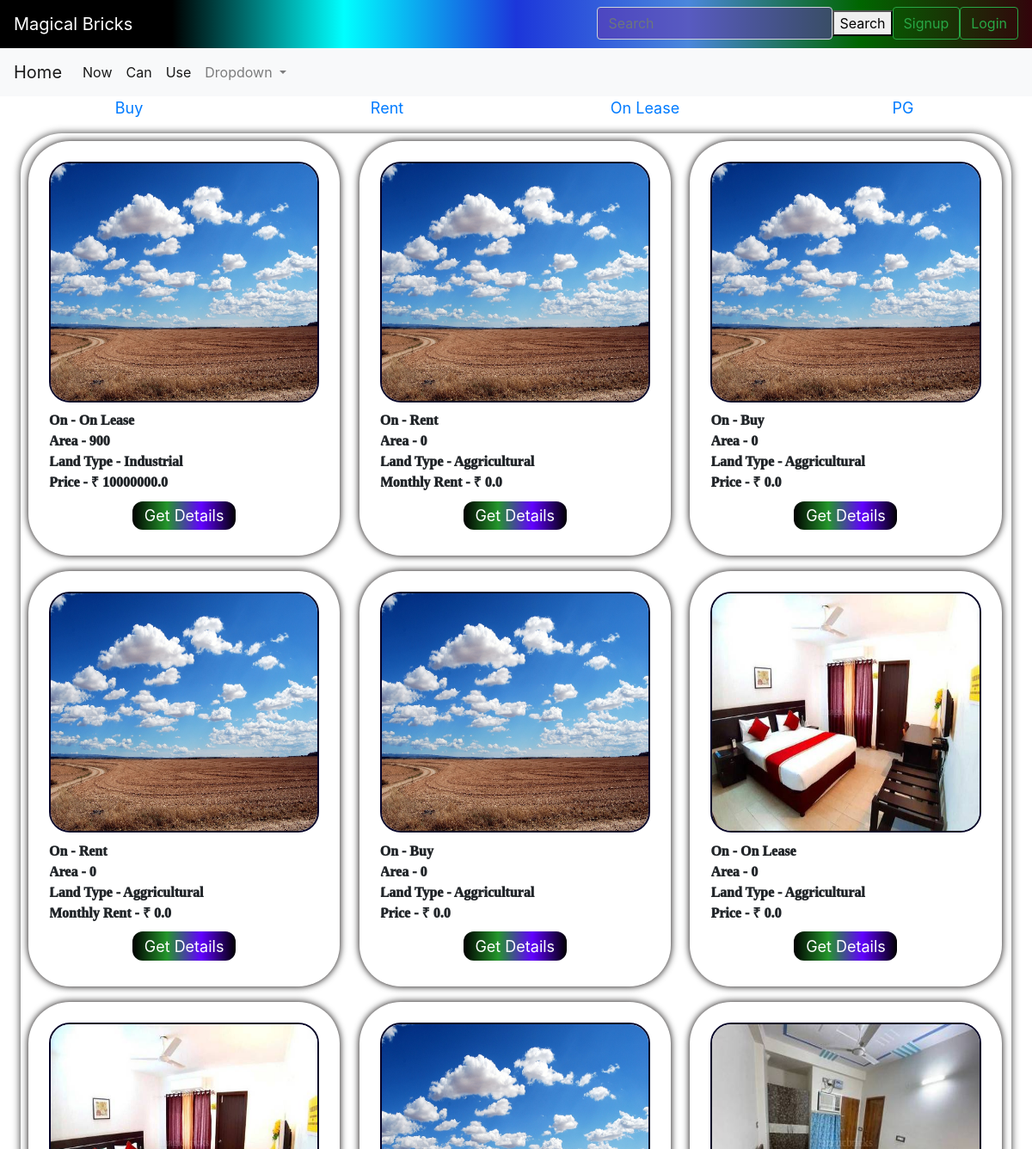
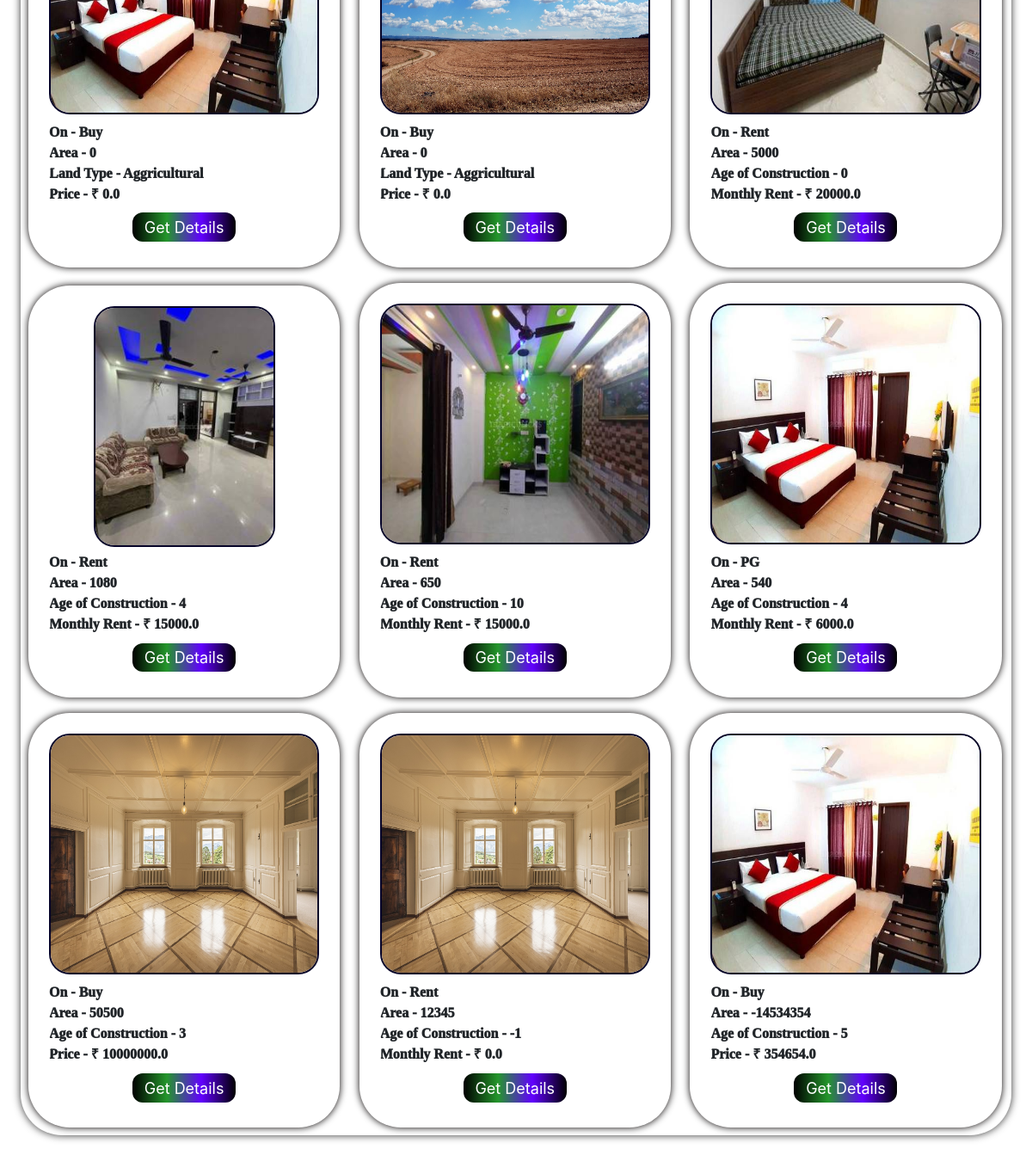
The app's page /, older data (2 pictures, top to bottom).
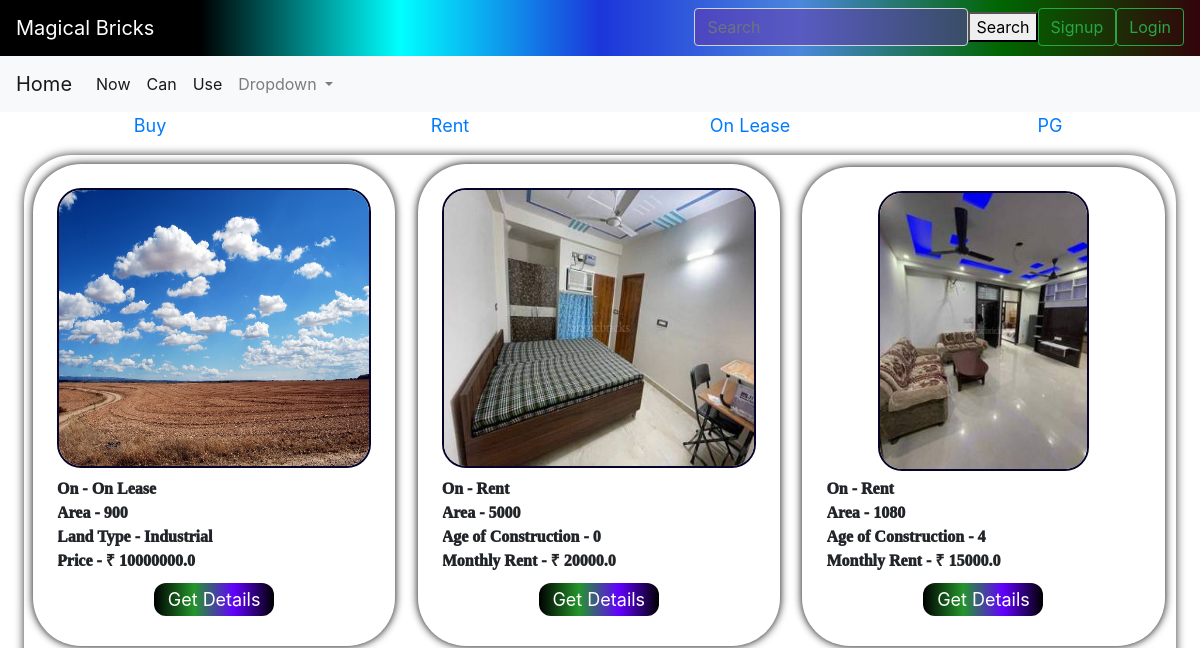
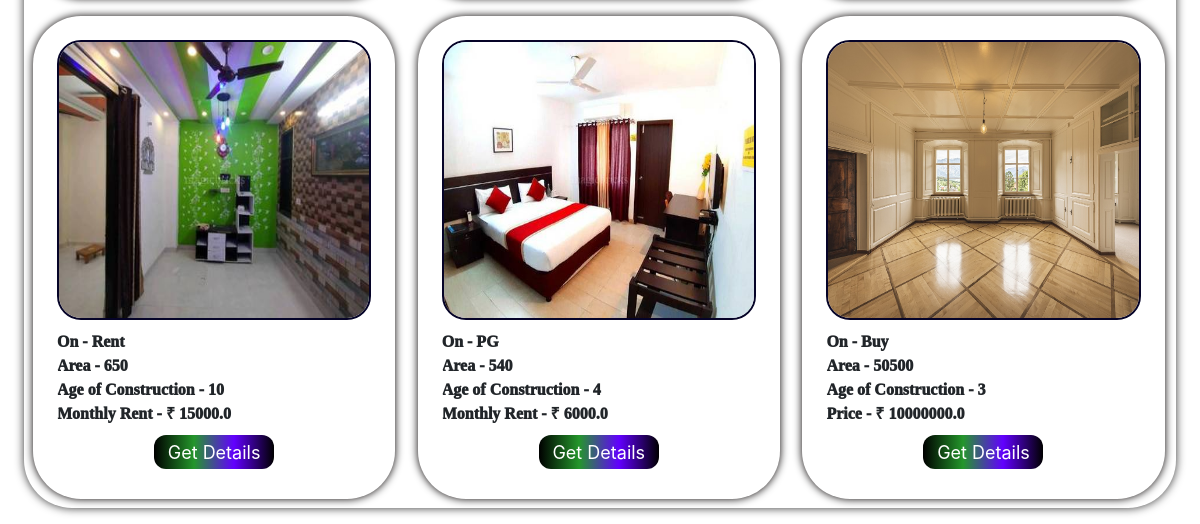
The same page, newer data (2 pictures, top to bottom).
### bricks/models.py (models this page shows, shortened)
class category(models.Model):
    cat=models.CharField(max_length=50)
    def __str__(self) :
        return self.cat

class land(models.Model):
    name=models.CharField(max_length=500,blank=False,null=True,default=None)
    cat=models.ForeignKey("category", null=True , on_delete=models.CASCADE, default=None)
    owner_phone=models.IntegerField(null=True, blank=False)
    owner_name=models.CharField(max_length=500,blank=False,null=True,default=None)
    owner_mail=models.EmailField(max_length=500,blank=False,null=True)
    area=models.IntegerField(default=0)
    land_type=models.CharField(choices=t_l, max_length=50, default= None, null=True)
    price=models.FloatField(default=0)
    p_type=models.CharField(max_length=10, default="Land")
    address=models.CharField(max_length=200, blank= False, default=None, null=False, unique=True)
    image=models.ImageField(upload_to='images/')

class built(models.Model):
    name=models.CharField(max_length=500,blank=False,null=True,default=None)
    owner_phone=models.IntegerField(null=True, blank=False)
    owner_name=models.CharField(max_length=500,blank=False,null=True,default=None)
    owner_mail=models.EmailField(max_length=500,blank=False,null=True)
    cat=models.ForeignKey("category", null=True , on_delete=models.CASCADE, default=None)
    area=models.IntegerField()
    floors=models.IntegerField()
    status=models.CharField(max_length=50,choices=st)
    faces=models.CharField(choices=direction, max_length=50, blank=False)
    p_type=models.CharField(max_length=10, default="Built")
    furnished_status=models.CharField(max_length=50,choices=state, blank=False, null=True)
    type_of_ownership=models.CharField(max_length=50,choices=too)
    price=models.FloatField(default=0,null=True)
    age=models.IntegerField()
    address=models.CharField(max_length=200, blank= False, default=None, null=True, unique=True)
    image=models.ImageField(upload_to='images/')

### bricks/views.py (the view, shortened to what this page needs)
# urls.py: 2. Add a URL to urlpatterns:  path('', views.home, name='home')
def home(request):
    y=category.objects.all()
    p=land.objects.all()
    q=built.objects.all()
    if request.method== 'GET':
        return render(request,'bricks/home.html',{'signup_form':UserForm(),"obj":p,"obj2":q,"y":y,"login_form":AuthenticationForm()})
    return render(request,'bricks/home.html',{'signup_form':UserForm(),"obj":p,"obj2":q,"y":y,"login_form":AuthenticationForm()})

### bricks/form.py
class UserForm(UserCreationForm):
    first_name = forms.CharField()
    last_name = forms.CharField()
    email = forms.EmailField()
    class Meta:
        model = User
        fields = ('first_name','last_name', 'username', 'email', 'password1' ,'password2' )

### bricks/templates/bricks/home.html (shortened to what this page needs)
<!DOCTYPE html>
<html lang="en">
<head>
  {% load static %}
  <link rel="stylesheet" href="{% static 'bricks/style_home.css' %}" />
</head>
<body>
    {% include "bricks/navbar.html" %}
  <div class="main">
    {% if y %} {% for x in y %}
    <a href="{% url 'properties' %}?category={{x.id}}" id="cat">
      <div class="heading">{{x.cat}}</div>
    </a>
    {% endfor %} {% endif %}
  </div>
  <div class="properties" >
    {% if obj %} {% for y in obj %}
    <div  class="property">
      <div class="imgs"><img  src="{{y.image.url}}" alt=""></div>
      <div class="info_items">On - {{y.cat}}</div>
      <div class="info_items">Area - {{y.area}}</div>
      <div class="info_items">Land Type - {{y.land_type}}</div>
      {% if y.cat.cat == "Rent" or y.cat.cat == "On_lease" %}
      <div class="info_items">Monthly Rent - &#8377 {{y.price}}</div>
      {% else %}
      <div class="info_items">Price - &#8377 {{y.price}}</div>
      {% endif %}
      <a href="{% url 'property_details' y.id %}?p_type={{y.p_type}}" id="details_button">
        <div id="details_button">
          Get Details
        </div>
      </a>
    </div>
    {% endfor %}
    {% endif %}
    {% if obj2 %}
    {% for y in obj2 %}
    <div  class="property">
      <div class="imgs"><img  src="{{y.image.url}}" alt=""></div>
      <div class="info_items">On - {{y.cat}}</div>
      <div class="info_items">Area - {{y.area}}</div>
      <div class="info_items">Age of Construction - {{y.age}}</div>
      {% if y.cat.cat == "Rent" or y.cat.cat == "PG" %}
      <div class="info_items">Monthly Rent - &#8377 {{y.price}}</div>
      {% else %}
      <div class="info_items">Price - &#8377 {{y.price}}</div>
      {% endif %}
      <a href="{% url 'property_details' y.id %}?p_type={{y.p_type}}" id="details_button">
        <div id="details_button">
          Get Details
        </div>
      </a>
    </div>
    {% endfor %}
    {% endif %}
  </div>
</body>
</html>

### bricks/templates/bricks/navbar.html (shortened to what this page needs)
<html>
<head>
  <link rel="stylesheet" href="https://maxcdn.bootstrapcdn.com/bootstrap/4.0.0-beta.2/css/bootstrap.min.css" />
</head>
<body>
  <nav class="navbar navbar-light justify-content-between" style="
  display:block;
        background: linear-gradient(
          90deg,
          #000,
          #000,#00ffff,
          #1c36da,
          #4b87dc,
          #006600,
          #32040b
        );
        animation: gradient 15s ease infinite;
      ">
    <a class="navbar-brand" style="color:white;">Magical Bricks</a>
    {%if user.is_authenticated%}
    <a class="btn btn-primary" type="submit" id="login" href='{%url 'logout_user' %}'
      style="width:fit-content; float:right;">logout</a>
    <p class="px-2 mt-2" style="width:fit-content; float:right; color:white;">Welcome {{user.email}}</p>
    {% else %}
    <button id="login" type="button" class="btn btn-outline-success right-align" data-toggle="modal"
      data-target="#login_div" style="float:inline-end;cursor: pointer;">
      Login
    </button>
    <button id="login" type="button" class="btn btn-outline-success right-align" data-toggle="modal"
      data-target="#signup_div" style="float:inline-end;cursor: pointer;">
      Signup
    </button>
    {% endif %}
    <form class="form-inline" id="search_form">
      <input class="form-control" type="search" placeholder="Search" aria-label="Search" style="
          color:white;
          background: rgba(103,48,167,0.5);
          " />
      <button class="button " class="btn btn-primary" type="submit" id="s_button">
        Search
      </button>
    </form>
  </nav>
  <nav class="navbar navbar-expand-lg navbar-light bg-light">
    <a class="navbar-brand" href="home">Home</a>
    <div class="collapse navbar-collapse" id="navbarSupportedContent" z-index: 0>
      <ul class="navbar-nav mr-auto">
        <li class="nav-item active">
          <a class="nav-link" href="built_details">Now<span class="sr-only">(current)</span></a>
        </li>
        <li class="nav-item active">
          <a class="nav-link" href="land_details">Can</a>
        </li>
        <li class="nav-item active">
          <a class="nav-link" href="#">Use</a>
        </li>
        <li class="nav-item dropdown">
          <a class="nav-link dropdown-toggle" href="#" id="navbarDropdown" role="button" data-toggle="dropdown"
            aria-haspopup="true" aria-expanded="false">
            Dropdown
          </a>
        </li>
      </ul>
    </div>
  </nav>
</body>
</html>

### bricks/static/bricks/style_home.css (style rules this page uses)
.main { display: flex; }
#cat { flex: 1; font-size: 1.5vw; background: linear-gradient(90deg); }
.heading { margin: auto; justify-content: center; text-align: center; }
.properties { border-color: black; border-width: 1vw; display: block; background-color: #fff; border-radius: 4vw; box-shadow: 0 0 10px rgba(0, 0, 0, 0.8); margin: 2vh 2vw; width: fit-content; max-width: auto; height: fit-content; }
.property { display: inline-block; justify-items: center; background-color: #fff; box-shadow: 0 0 0.75vw rgb(5, 0, 0); border-radius: 4vw; margin: 0.75vw; padding: 3vh 3vh; height: fit-content; width: 31.44%; }
.info_items { display: flex; border-radius: 2vw; overflow: hidden; height: fit-content; box-sizing: border-box; width: 100%; font-family: cursive; font-weight: 1000; }
.imgs { border: 0.2vw solid rgb(6, 4, 40); ; border-radius: 2vw; display: inline-flex; overflow: hidden; box-sizing: border-box; width: 100%; height: 35vh; margin-bottom: 3%; }
.imgs>img { width: 100%; object-fit: fill; }
#details_button { text-decoration: none; display: flex; margin: 3% auto; padding: auto; height: 2.5vw; text-align: center; justify-content: center; font-size: 1.5vw; ; color: white; width: 10vw; border-radius: 1vw; background: linear-gradient(90deg, rgb(0, 0, 0), rgb(36, 150, 43), rgb(98, 0, 255), rgb(0, 0, 0)); }

### bricks/templates/bricks/navbar.html (style rules this page uses)
#s_button { height: 100%; }
@media only screen and (min-width:600px) { #search_form { float: inline-end; } }

Row changes from the older to the newer data that the page shows:
removed land: image (picture), cat "Rent", area "0", land_type "Aggricultural", price "0.0"
removed land: image (picture), cat "Buy", area "0", land_type "Aggricultural", price "0.0"
removed land: image (picture), cat "Rent", area "0", land_type "Aggricultural", price "0.0"
removed land: image (picture), cat "Buy", area "0", land_type "Aggricultural", price "0.0"
removed land: image (picture), cat "On Lease", area "0", land_type "Aggricultural", price "0.0"
removed land: image (picture), cat "Buy", area "0", land_type "Aggricultural", price "0.0"
removed land: image (picture), cat "Buy", area "0", land_type "Aggricultural", price "0.0"
removed built: image (picture), cat "Rent", area "12345", age "-1", price "0.0"
removed built: image (picture), cat "Buy", area "-14534354", age "5", price "354654.0"
